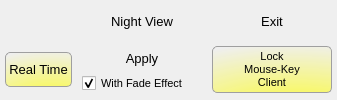
    <widget class="QWidget" name="widgetAdvanced" native="true">
     <property name="maximumSize">
      <size>
       <width>16777215</width>
       <height>120</height>
      </size>
     </property>
     <layout class="QGridLayout" name="gridLayout_3">
      <property name="leftMargin">
       <number>0</number>
      </property>
      <property name="topMargin">
       <number>0</number>
      </property>
      <property name="rightMargin">
       <number>0</number>
      </property>
      <property name="bottomMargin">
       <number>0</number>
      </property>
      <property name="spacing">
       <number>5</number>
      </property>
      <item row="0" column="0">
       <layout class="QGridLayout" name="gridLayout">
        <property name="sizeConstraint">
         <enum>QLayout::SetDefaultConstraint</enum>
        </property>
        <property name="leftMargin">
         <number>5</number>
        </property>
        <property name="topMargin">
         <number>5</number>
        </property>
        <property name="rightMargin">
         <number>5</number>
        </property>
        <property name="bottomMargin">
         <number>5</number>
        </property>
        <property name="spacing">
         <number>10</number>
        </property>
        <item row="1" column="0">
         <widget class="QPushButton" name="btnRealTime">
          <property name="minimumSize">
           <size>
            <width>0</width>
            <height>0</height>
           </size>
          </property>
          <property name="maximumSize">
           <size>
            <width>150</width>
            <height>35</height>
           </size>
          </property>
          <property name="styleSheet">
           <string notr="true">QPushButton { 
     border-style: inset;
     border-width: 1px;
     border-radius:5px;
	 padding: 3px;
     border-style: solid;
     border-width: 1px;
     border-radius:5px;
     border-color: palette(button);
	 padding: 3px;
     font-size: 10pt;
}

QPushButton:checked { 
     border-color: palette(dark);
    background-color: qradialgradient(cx: 0.7, cy: 1.4, fx: 0.7, fy: 1.9, radius: 1.5, stop: 0 rgb(255, 255, 0), stop: 1 transparent );
}

QPushButton:pressed { 
     border-color: palette(dark);
     background-color: qradialgradient(cx: 0.7, cy: 1.4, fx: 0.7, fy: 1.9, radius: 1.5, stop: 0 palette(dark), stop: 1 transparent );
}

</string>
          </property>
          <property name="text">
           <string>Real Time</string>
          </property>
          <property name="icon">
           <iconset resource="../../data/mainRes.qrc">
            <normaloff>:/graphicGui/gui/7-off-plugins.png</normaloff>:/graphicGui/gui/7-off-plugins.png</iconset>
          </property>
          <property name="iconSize">
           <size>
            <width>32</width>
            <height>32</height>
           </size>
          </property>
          <property name="checkable">
           <bool>true</bool>
          </property>
          <property name="checked">
           <bool>true</bool>
          </property>
         </widget>
        </item>
        <item row="1" column="1">
         <layout class="QVBoxLayout" name="verticalLayout_3">
          <property name="spacing">
           <number>3</number>
          </property>
          <item>
           <widget class="QPushButton" name="btnApply">
            <property name="minimumSize">
             <size>
              <width>0</width>
              <height>0</height>
             </size>
            </property>
            <property name="maximumSize">
             <size>
              <width>150</width>
              <height>25</height>
             </size>
            </property>
            <property name="styleSheet">
             <string notr="true">QPushButton { 
     border-style: inset;
     border-width: 1px;
     border-radius:5px;
	 padding: 3px;
     border-style: solid;
     border-width: 1px;
     border-radius:5px;
     border-color: palette(button);
	 padding: 3px;
     font-size: 10pt;
}

QPushButton:checked { 
     border-color: palette(dark);
    background-color: qradialgradient(cx: 0.7, cy: 1.4, fx: 0.7, fy: 1.9, radius: 1.5, stop: 0 rgb(255, 255, 0), stop: 1 transparent );
}

QPushButton:pressed { 
     border-color: palette(dark);
     background-color: qradialgradient(cx: 0.7, cy: 1.4, fx: 0.7, fy: 1.9, radius: 1.5, stop: 0 palette(dark), stop: 1 transparent );
}

</string>
            </property>
            <property name="text">
             <string>Apply</string>
            </property>
            <property name="icon">
             <iconset resource="../../data/mainRes.qrc">
              <normaloff>:/graphicGui/gui/btScriptRun-off.png</normaloff>:/graphicGui/gui/btScriptRun-off.png</iconset>
            </property>
            <property name="iconSize">
             <size>
              <width>32</width>
              <height>32</height>
             </size>
            </property>
           </widget>
          </item>
          <item>
           <widget class="QCheckBox" name="chFadeEfect">
            <property name="font">
             <font>
              <pointsize>8</pointsize>
             </font>
            </property>
            <property name="text">
             <string>With Fade Effect</string>
            </property>
            <property name="checkable">
             <bool>true</bool>
            </property>
            <property name="checked">
             <bool>true</bool>
            </property>
           </widget>
          </item>
         </layout>
        </item>
        <item row="1" column="2">
         <widget class="QPushButton" name="btnLock">
          <property name="font">
           <font>
            <pointsize>8</pointsize>
           </font>
          </property>
          <property name="styleSheet">
           <string notr="true">QPushButton { 
     border-style: inset;
     border-width: 1px;
     border-radius:5px;
	 padding: 3px;
     border-style: solid;
     border-width: 1px;
     border-radius:5px;
     border-color: palette(button);
	 padding: 3px;
     font-size:8pt;
}

QPushButton:checked { 
     border-color: palette(dark);
    background-color: qradialgradient(cx: 0.7, cy: 1.4, fx: 0.7, fy: 1.9, radius: 1.5, stop: 0 rgb(255, 255, 0), stop: 1 transparent );
}

QPushButton:pressed { 
     border-color: palette(dark);
     background-color: qradialgradient(cx: 0.7, cy: 1.4, fx: 0.7, fy: 1.9, radius: 1.5, stop: 0 palette(dark), stop: 1 transparent );
}</string>
          </property>
          <property name="text">
           <string>Lock 
Mouse-Key
Client</string>
          </property>
          <property name="icon">
           <iconset resource="../../data/mainRes.qrc">
            <normaloff>:/graphicGui/gui/Lock-icon.png</normaloff>:/graphicGui/gui/Lock-icon.png</iconset>
          </property>
          <property name="iconSize">
           <size>
            <width>32</width>
            <height>32</height>
           </size>
          </property>
          <property name="checkable">
           <bool>true</bool>
          </property>
          <property name="checked">
           <bool>true</bool>
          </property>
         </widget>
        </item>
        <item row="0" column="1">
         <widget class="QPushButton" name="btnNightView">
          <property name="minimumSize">
           <size>
            <width>120</width>
            <height>30</height>
           </size>
          </property>
          <property name="maximumSize">
           <size>
            <width>150</width>
            <height>35</height>
           </size>
          </property>
          <property name="font">
           <font>
            <pointsize>10</pointsize>
           </font>
          </property>
          <property name="styleSheet">
           <string notr="true">QPushButton { 
     border-style: inset;
     border-width: 1px;
     border-radius:5px;
	 padding: 3px;
     border-style: solid;
     border-width: 1px;
     border-radius:5px;
     border-color: palette(button);
	 padding: 3px;
     font-size: 10pt;
}

QPushButton:checked { 
     border-color: palette(dark);
    background-color: qradialgradient(cx: 0.7, cy: 1.4, fx: 0.7, fy: 1.9, radius: 1.5, stop: 0 rgb(255, 255, 0), stop: 1 transparent );
}

QPushButton:pressed { 
     border-color: palette(dark);
     background-color: qradialgradient(cx: 0.7, cy: 1.4, fx: 0.7, fy: 1.9, radius: 1.5, stop: 0 palette(dark), stop: 1 transparent );
}

</string>
          </property>
          <property name="text">
           <string>Night View</string>
          </property>
          <property name="icon">
           <iconset resource="../../data/mainRes.qrc">
            <normaloff>:/graphicGui/gui/btNightView-off.png</normaloff>:/graphicGui/gui/btNightView-off.png</iconset>
          </property>
          <property name="iconSize">
           <size>
            <width>32</width>
            <height>32</height>
           </size>
          </property>
          <property name="checkable">
           <bool>true</bool>
          </property>
          <property name="checked">
           <bool>false</bool>
          </property>
         </widget>
        </item>
        <item row="0" column="2">
         <widget class="QPushButton" name="btnQuit">
          <property name="minimumSize">
           <size>
            <width>120</width>
            <height>30</height>
           </size>
          </property>
          <property name="maximumSize">
           <size>
            <width>150</width>
            <height>35</height>
           </size>
          </property>
          <property name="styleSheet">
           <string notr="true">QPushButton { 
     border-style: inset;
     border-width: 1px;
     border-radius:5px;
	 padding: 3px;
     border-style: solid;
     border-width: 1px;
     border-radius:5px;
     border-color: palette(button);
	 padding: 3px;
     font-size: 10pt;
}

QPushButton:checked { 
     border-color: palette(dark);
    background-color: qradialgradient(cx: 0.7, cy: 1.4, fx: 0.7, fy: 1.9, radius: 1.5, stop: 0 rgb(255, 255, 0), stop: 1 transparent );
}

QPushButton:pressed { 
     border-color: palette(dark);
     background-color: qradialgradient(cx: 0.7, cy: 1.4, fx: 0.7, fy: 1.9, radius: 1.5, stop: 0 palette(dark), stop: 1 transparent );
}

</string>
          </property>
          <property name="text">
           <string>Exit</string>
          </property>
          <property name="icon">
           <iconset resource="../../data/mainRes.qrc">
            <normaloff>:/graphicGui/gui/btScriptStop-off.png</normaloff>:/graphicGui/gui/btScriptStop-off.png</iconset>
          </property>
          <property name="iconSize">
           <size>
            <width>32</width>
            <height>32</height>
           </size>
          </property>
          <property name="checkable">
           <bool>false</bool>
          </property>
          <property name="checked">
           <bool>false</bool>
          </property>
         </widget>
        </item>
       </layout>
      </item>
     </layout>
    </widget>
